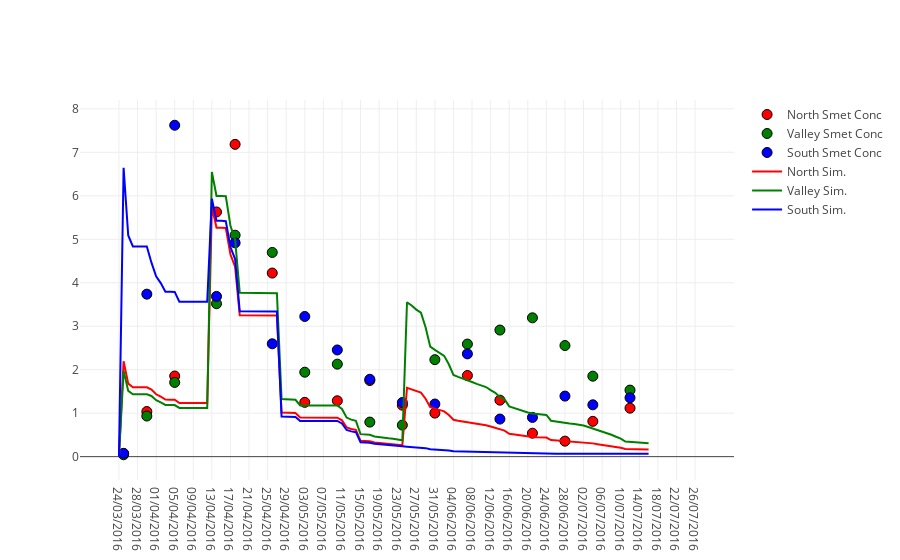

Notebook source saved alongside this figure:
### Code cell
%matplotlib inline
import plotlycred
figname = 'SoilsConc.png'

online = False
if online:
    # fig = py.iplot(data) 
    fig = go.Figure(data=data) # , layout=layout)
    py.image.save_as(fig, filename=figname)
else:
    iplot(data)
